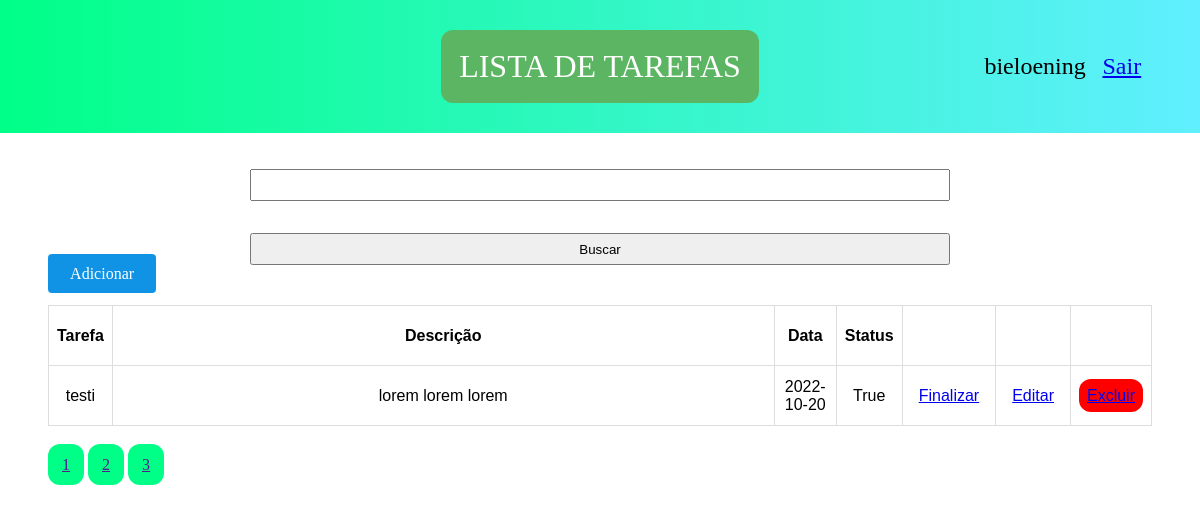
The page / (signed in) on the database as committed earlier.
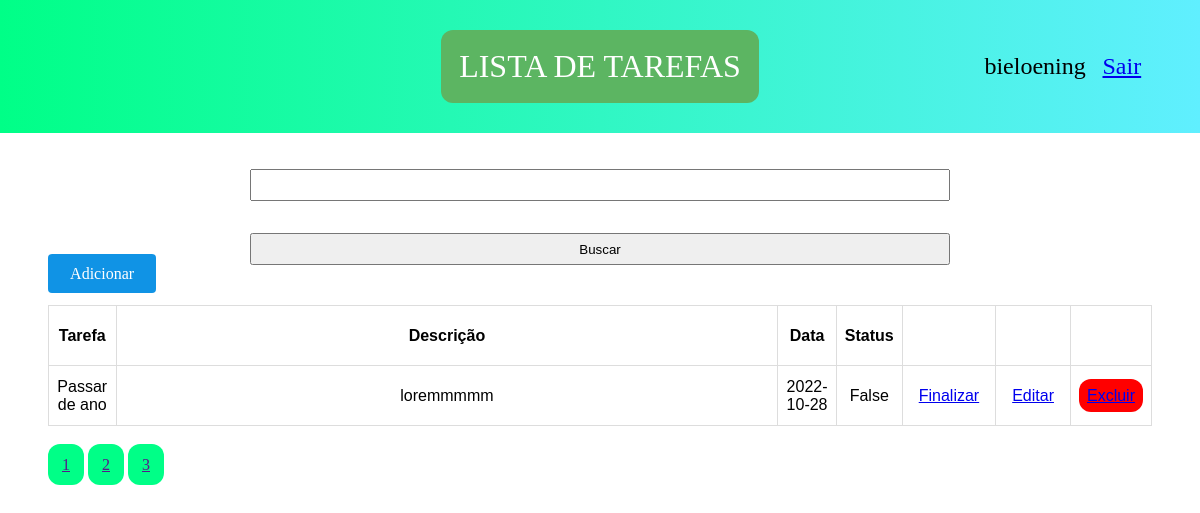
The same page on the database as committed later.
### TO_DO_LIST/models.py (models this page shows, shortened)
class Tarefas(models.Model):
    usuario = models.ForeignKey(User, on_delete=models.CASCADE)
    titulo = models.CharField(max_length=255)
    descricao = models.TextField()
    data = models.CharField(max_length=10)
    status = models.BooleanField()

### TO_DO_LIST/views.py (the view)
# urls.py: path('', views.index, name='home'),
@login_required(redirect_field_name= 'logar')
def index(request):
    if request.user.is_superuser:
        tarefas = Tarefas.objects.all()
        return render(request, 'index.html', {'tarefas':tarefas})
    tarefas = Tarefas.objects.filter(usuario_id=request.user.id)
    return render(request, 'index.html', {'tarefas':tarefas})

### TO_DO_LIST/templates/index.html (shortened to what this page needs)
{% load static %}
<!DOCTYPE html>
<html lang="en">
<head>
    <link rel="stylesheet" href="{% static 'style.css' %}">
</head>
<body>
    <main>
        <nav>
            <h1>Lista de Tarefas</h1>
            <ul>
                <li>{{user}}</li>
                <li><a href="{% url 'logout' %}">Sair</a></li>
            </ul>
        </nav>
        <section>
            <form action="{% url 'buscar' %}" method="GET">
              <input type="text" name="termo">
              <button type="submit">Buscar</button>
            </form>
            <a href="{% url 'adicionar' %}">Adicionar</a>
            <table>
                <tr>
                  <th>Tarefa</th>
                  <th class="tarefa">Descrição</th>
                  <th>Data</th>
                  <th>Status</th>
                  <th></th>
                  <th></th>
                  <th></th>
                </tr>
                {% for tarefa in tarefas %}
                <tr>
                  <td>{{tarefa.titulo}}</td>
                  <td>{{tarefa.descricao}}</td>
                  <td>{{tarefa.data}}</td>
                  <td>{{tarefa.status}}</td>
                  <td><a class="adicionar" href="{% url 'finalizar' tarefa.id %}">Finalizar</a></td>
                  <td><a class="editar" href="{% url 'editar' tarefa.id %}">Editar</a></td>
                  <td><a class="excluir" href="{% url 'deletar' tarefa.id %}">Excluir</a></td>
                </tr>
                {% endfor %}
              </table>
              <div class="pagination">
                <a href="">1</a>
                <a href="">2</a>
                <a href="">3</a>
              </div>
        </section>
    </main>
</body>
</html>

### templates/static/style.css (style rules this page uses)
* { margin: 0; padding: 0; box-sizing: border-box; list-style: none; text-decoration: nonete; }
main > nav { background:linear-gradient(to right, #00ff87, #60efff) ; display: flex; justify-content: center; align-items: center; padding: 30px 0; }
nav > h1 { text-transform: uppercase; font-family: 'Comic Sans MS'; font-weight: 500; font-size: 2rem; background-color: rgb(92, 181, 98); padding: 1.5%; border-radius: 12px; color: white; cursor: pointer; animation: vib ease 2s infinite alternate-reverse; }
nav > ul { position: absolute; right: 7%; display: flex; justify-content: space-evenly; }
ul > li { font-size: 1.5rem; font-family: 'Comic Sans MS'; margin: 0 6%; }
section { padding: 3% 4%; width: 100%; }
section > a { padding: 1% 2%; border-radius: 4px; color: white; background-color: rgb(16, 147, 229); text-decoration: none; }
table { font-family: arial, sans-serif; border-collapse: collapse; width: 100%; margin-top: 2%; }
td, th { border: 1px solid #dddddd; text-align: left; padding: 8px; height: 60px; text-align: center; }
.tarefa { width: 60%; }
.pagination { margin: 30px 0; }
.pagination > a { background-color: #00ff87; padding: 12px 14px; border-radius: 12px; }
td > a { padding: 8px; overflow: hidden; border-radius: 12px; }
form { display: flex; justify-content: center; flex-direction: column; max-width: 700px; margin: 0 auto; }
form > input, select { margin-bottom: 32px; height: 2rem; }
button { height: 2rem; }
.adicionar { animation: adicionar ease infinite alternate-reverse 1s; }
.editar { animation: editar ease infinite alternate-reverse 1s; }
.excluir { background-color: red; }

Rows that differ between the two databases and show on the page:
removed Tarefas: titulo "testi", descricao "lorem lorem lorem", data "2022-10-20", status "True"
added Tarefas: titulo "Passar de ano", descricao "loremmmmm", data "2022-10-28", status "False"
